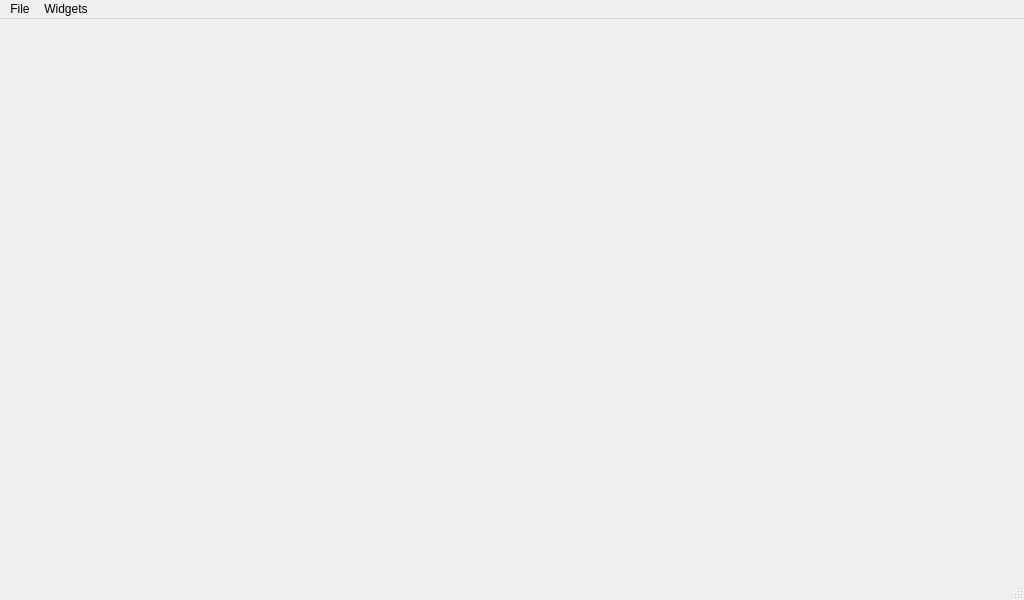
<?xml version="1.0" encoding="UTF-8"?>
<ui version="4.0">
 <class>MainWindow</class>
 <widget class="QMainWindow" name="MainWindow">
  <property name="geometry">
   <rect>
    <x>0</x>
    <y>0</y>
    <width>1024</width>
    <height>600</height>
   </rect>
  </property>
  <property name="minimumSize">
   <size>
    <width>640</width>
    <height>400</height>
   </size>
  </property>
  <property name="baseSize">
   <size>
    <width>1100</width>
    <height>800</height>
   </size>
  </property>
  <property name="mouseTracking">
   <bool>false</bool>
  </property>
  <property name="windowTitle">
   <string>MGMainWindow</string>
  </property>
  <property name="styleSheet">
   <string notr="true"/>
  </property>
  <widget class="QWidget" name="centralWidget">
   <property name="sizePolicy">
    <sizepolicy hsizetype="MinimumExpanding" vsizetype="MinimumExpanding">
     <horstretch>0</horstretch>
     <verstretch>0</verstretch>
    </sizepolicy>
   </property>
   <property name="minimumSize">
    <size>
     <width>200</width>
     <height>150</height>
    </size>
   </property>
  </widget>
  <widget class="QMenuBar" name="menuBar">
   <property name="geometry">
    <rect>
     <x>0</x>
     <y>0</y>
     <width>1024</width>
     <height>22</height>
    </rect>
   </property>
   <widget class="QMenu" name="menuFile">
    <property name="title">
     <string>File</string>
    </property>
    <addaction name="separator"/>
    <addaction name="actionStatusBar"/>
    <addaction name="separator"/>
    <addaction name="actionExit"/>
   </widget>
   <widget class="QMenu" name="menuWidgets">
    <property name="title">
     <string>Widgets</string>
    </property>
   </widget>
   <addaction name="menuFile"/>
   <addaction name="menuWidgets"/>
  </widget>
  <widget class="QStatusBar" name="statusBar"/>
  <action name="actionExit">
   <property name="text">
    <string>Exit</string>
   </property>
   <property name="shortcut">
    <string>Ctrl+Q</string>
   </property>
  </action>
  <action name="actionAdd_Link">
   <property name="text">
    <string>Manage Communication Links</string>
   </property>
  </action>
  <action name="actionAdvanced_Mode">
   <property name="checkable">
    <bool>true</bool>
   </property>
   <property name="text">
    <string>Advanced Mode</string>
   </property>
  </action>
  <action name="actionStatusBar">
   <property name="checkable">
    <bool>true</bool>
   </property>
   <property name="text">
    <string>Replay Flight Data</string>
   </property>
  </action>
 </widget>
 <layoutdefault spacing="6" margin="11"/>
 <resources/>
 <connections>
  <connection>
   <sender>actionExit</sender>
   <signal>triggered()</signal>
   <receiver>MainWindow</receiver>
   <slot>close()</slot>
   <hints>
    <hint type="sourcelabel">
     <x>-1</x>
     <y>-1</y>
    </hint>
    <hint type="destinationlabel">
     <x>299</x>
     <y>199</y>
    </hint>
   </hints>
  </connection>
 </connections>
</ui>
